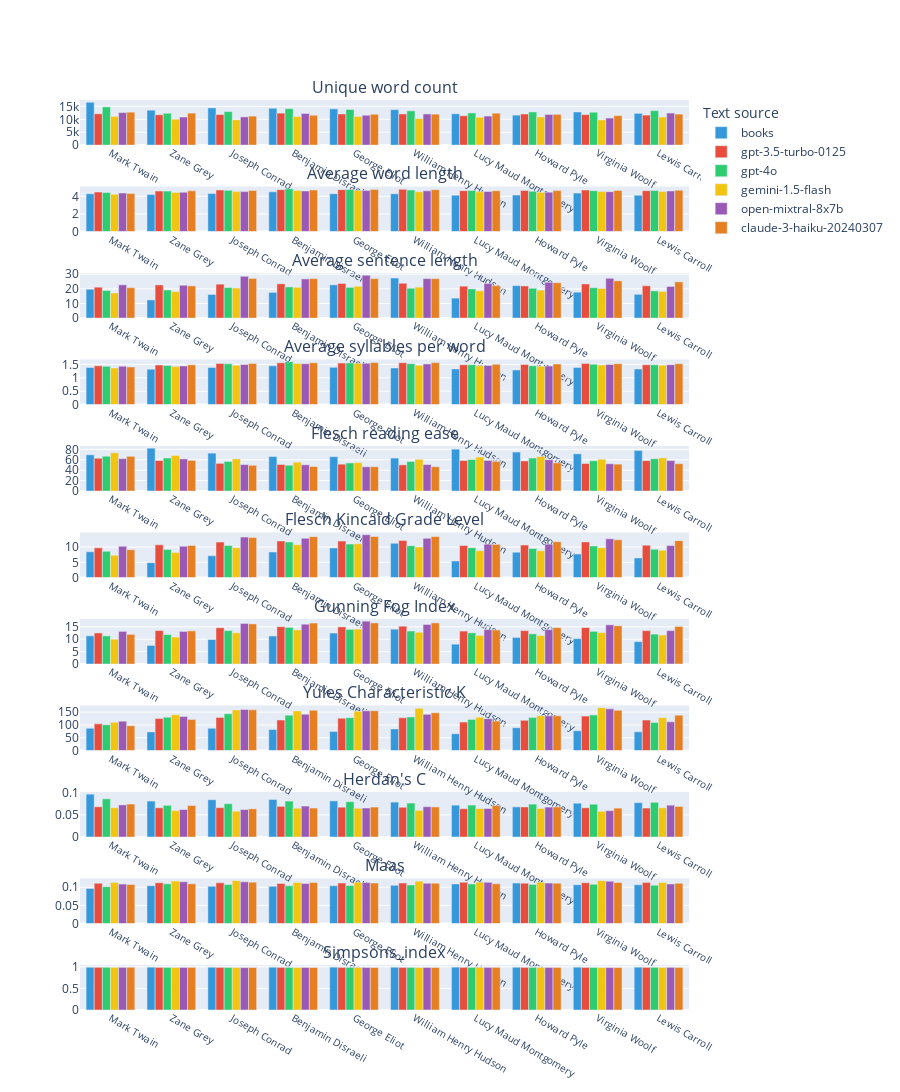
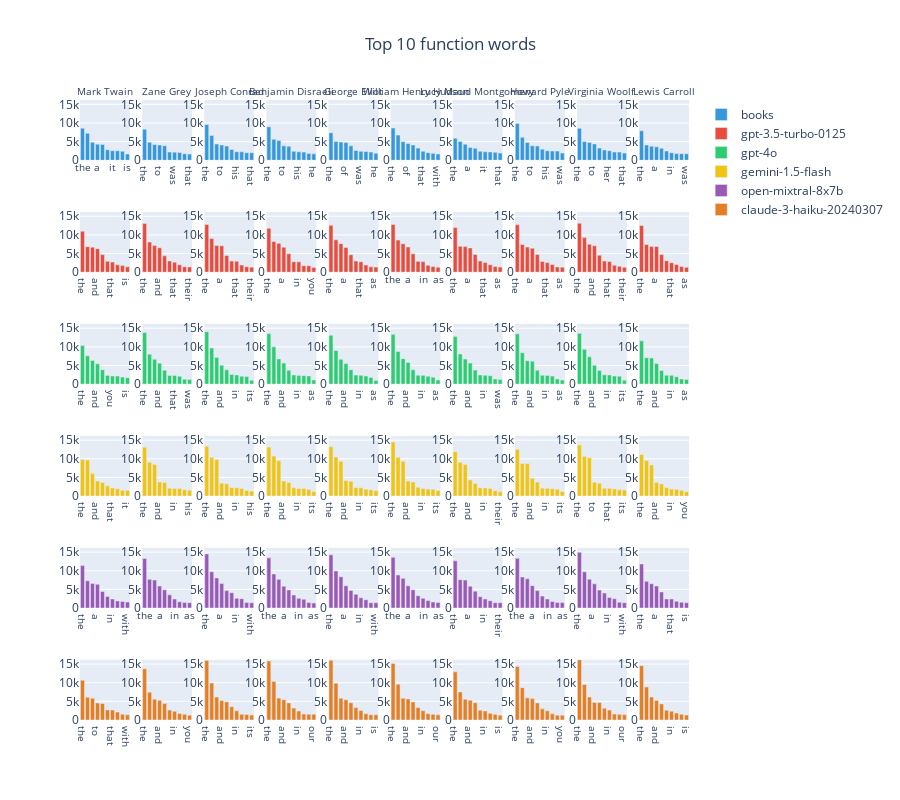
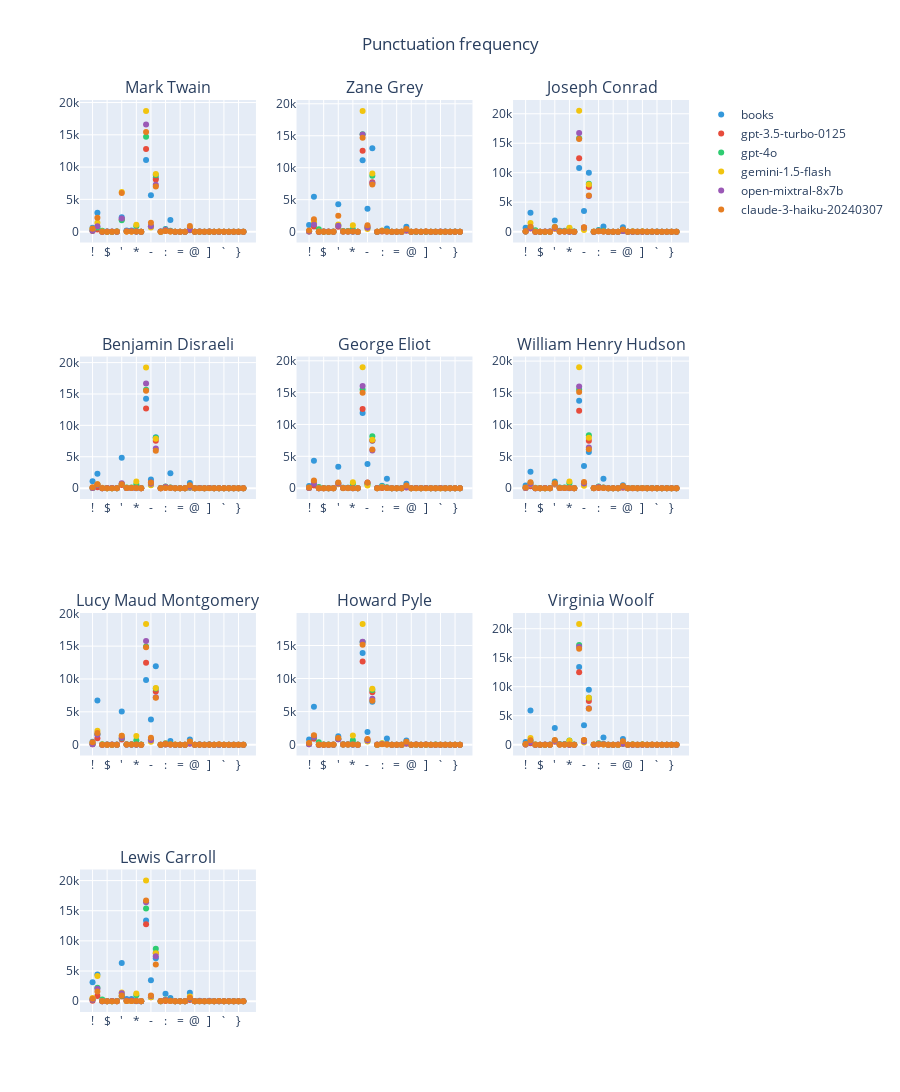
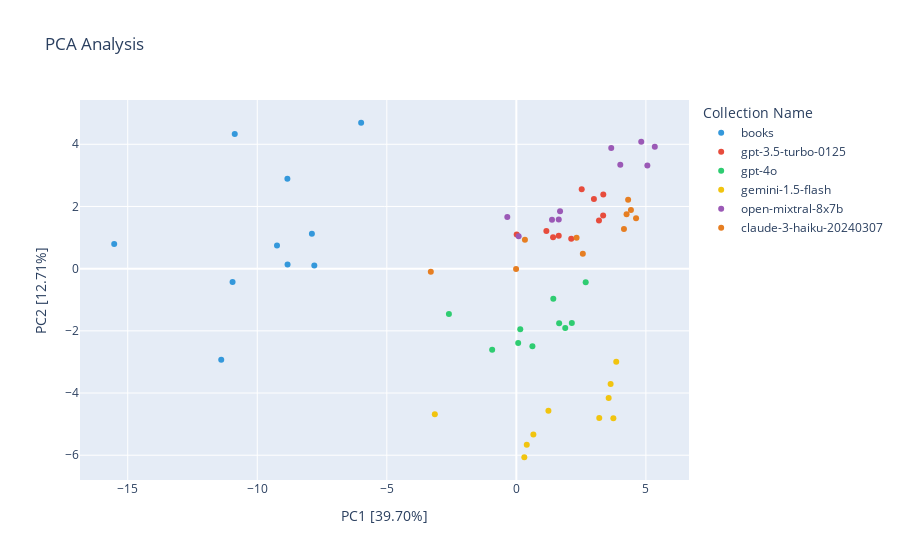

Notebook cell for these charts, in order:
### Code cell
visualization = AnalysisVisualization(settings)
visualization.visualize(analysis_data)
